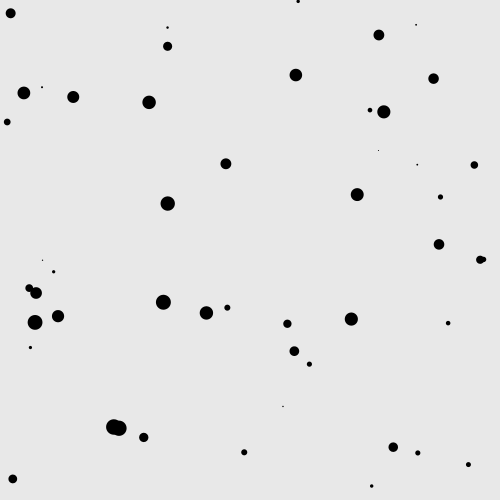
Frame 1 (no input)
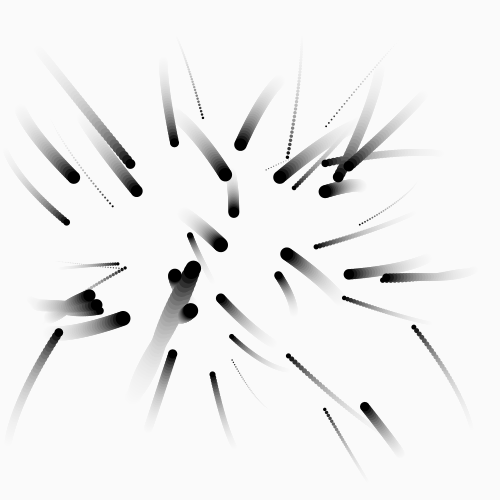
Frame 60 (the mouse pressed at the canvas centre just before this capture)
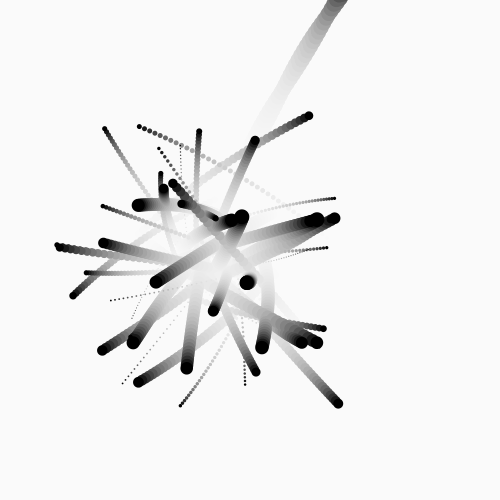
Frame 120 (the mouse held since frame 60 and released just before this capture)

The Processing sketch that drew these frames (run headless with seeded random() and noise(); from frame 60 on, the mouse is pressed at the canvas centre):

// Processing sketch: forcesMutualAttraction
// ── forcesMutualAttraction.pde
class Attractor {
  float mass;
  PVector location;
  
  Attractor() {
    mass = 5;
    location = new PVector(random(width), random(height));
  }
  
  void display() {
    noStroke();
    fill(0);
    ellipse(location.x, location.y, 32, 32);
  }
  
  PVector attract(Mover m) {
    PVector force = PVector.sub(location, m.location);
    float distance = force.mag();
    force.normalize();
    distance = constrain(distance, 5, 25);
    float strength = (1 * mass * m.mass) / (distance * distance);
    force.mult(strength);
    return force;
  }
}

class Mover {
  PVector location;
  PVector velocity;
  PVector acceleration;
  
  float mass;
  Mover(float m, float x, float y, PVector v) {
    location = new PVector(x, y);
    velocity = v;
    acceleration = new PVector(0, 0);
    
    mass = m;
  }
  
  void update() {
    velocity.add(acceleration);
    location.add(velocity);
    acceleration.mult(0);
  }
  
  void display() {
    noStroke();
    fill(0);
    ellipse(location.x, location.y, mass*8, mass*8);
  }
  
  void checkEdges() {
    // if a mover hits the edges of the width, reverse it's direction (via velocity) and place it at the width
    // same for the other edge
    if (location.x > width) {
      location.x = width;
      velocity.x *= -1;
    }
    else if (location.x < 0) {
      location.x = 0;
      velocity.x *= -1;
    }
    
    // mover will reverse direction and 'bounce' off the floor as well
    if (location.y > height) {
      location.y = height;
      velocity.y *= -1;
    }
  }
  
  void applyForce(PVector force) {
    PVector f = PVector.div(force, mass);
    acceleration.add(f);
  }
  
  PVector attract(Mover m) {
    PVector force = PVector.sub(location, m.location);
    float distance = force.mag();
    force.normalize();
    distance = constrain(distance, 5, 25);
    float strength = (1 * mass * m.mass) / (distance * distance);
    force.mult(strength);
    return force;
  }
}

Mover[] moons = new Mover[50];
Attractor[] earths = new Attractor[3];


void setup() {
  size(500,500);
  background(230);

  for (int i = 0; i < moons.length; i++) {
    PVector moonInitialVelocity = new PVector(random(-1, 1), random(-1, 1));
    moons[i] = new Mover(random(0.1, 2), random(width), random(height), moonInitialVelocity);
  }
  
  for (int i = 0; i < earths.length; i++) {
    earths[i] = new Attractor();
  }
}

void draw() {
  noStroke();
  fill(255,25);
  rect(0,0,width,height);
  
  for (int i = 0; i < moons.length; i++) {
    for (int j = 0; j < moons.length; j++) {
      if (i != j) {
        PVector force = moons[j].attract(moons[i]);
        moons[i].applyForce(force);
      }
    }
    moons[i].update();
    moons[i].display();
  }
}
